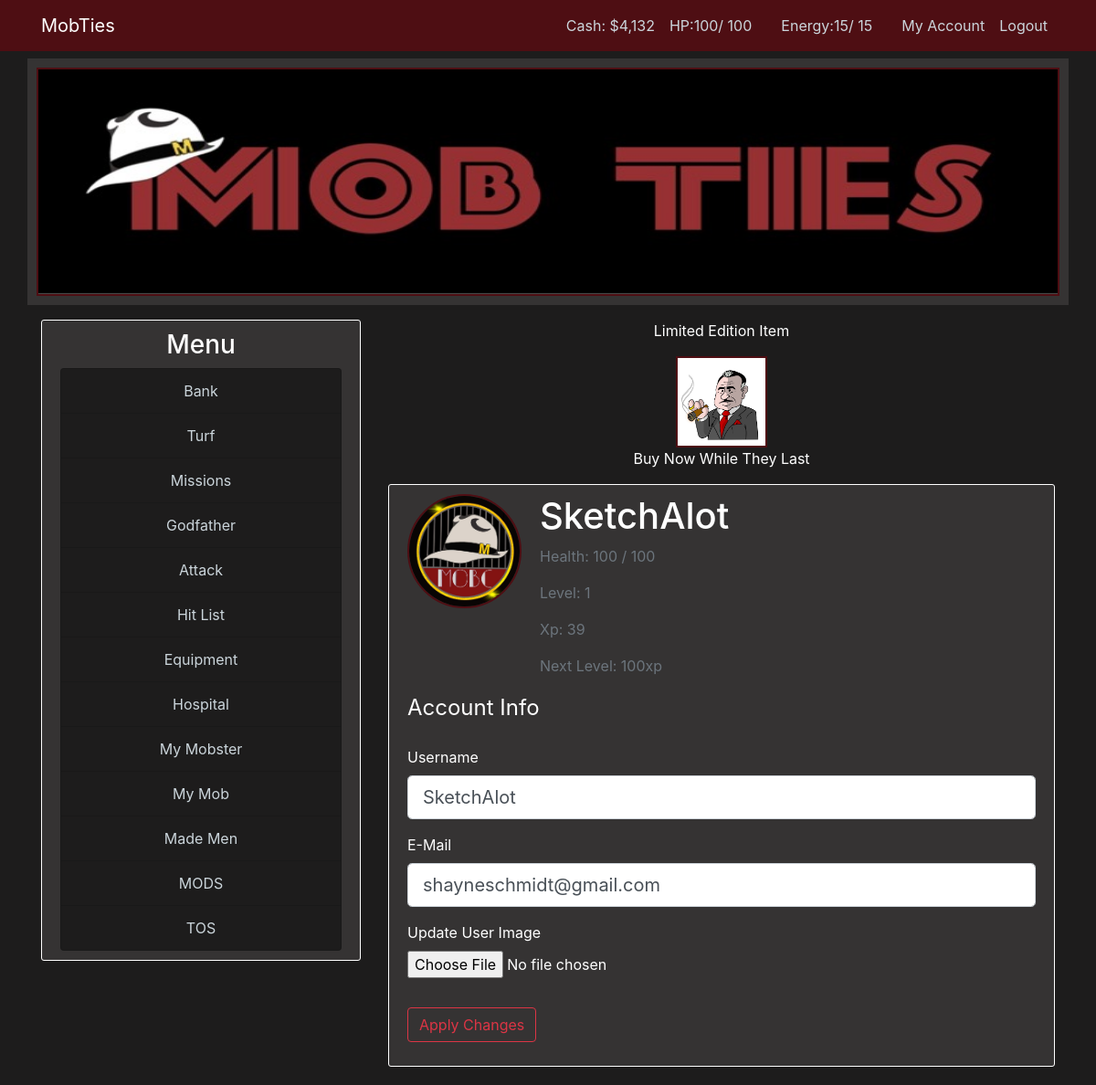
The page /account (signed in) on the database its author committed.
### mobster/models.py (models this page shows, shortened)
class User(db.Model, UserMixin):
    id = db.Column(db.Integer, primary_key=True)
    username = db.Column(db.String(22), unique=True, nullable=False)
    email = db.Column(db.String(120), unique=True, nullable=False)
    image_file = db.Column(db.String(20), nullable=False, default='default.jpg')
    password = db.Column(db.String(60), nullable=False)
    cash_on_hand = db.Column(db.Integer, default=0)
    cash_in_bank = db.Column(db.Integer, default=0)
    posts = db.relationship('Post', backref='author', lazy=True)
    items = db.relationship('User_Items', lazy=True)
    turf = db.relationship('User_Turf', lazy=True)
    stats = db.relationship('User_Stats', uselist=False)

class User_Stats(db.Model):
    id = db.Column(db.Integer, primary_key=True)
    user_level = db.Column(db.Integer, nullable=False, default=1)
    user_current_health = db.Column(db.Integer, default=100)
    user_max_health = db.Column(db.Integer, default=100)
    user_in_icu = db.Column(db.Boolean, default=False)
    user_health_thread_running = db.Column(db.Boolean, default=False)
    user_current_energy = db.Column(db.Integer, default=10)
    user_max_energy = db.Column(db.Integer, default=10)
    user_energy_thread_running = db.Column(db.Boolean, default=False)
    user_current_stamina = db.Column(db.Integer, default=10)
    user_max_stamina = db.Column(db.Integer, default=10)
    user_stamina_thread_running = db.Column(db.Boolean, default=False)
    user_experience = db.Column(db.Integer, nullable=False, default=0)
    user_total_income = db.Column(db.Integer, default=0)
    user_current_mission_id = db.Column(db.Integer, default=1)
    user_current_mission_stage = db.Column(db.Integer, default=1)
    user_on_hitlist = db.Column(db.Boolean, default=False)
    user_current_bounty = db.Column(db.Integer, default=0)
    experience_to_level_up = db.Column(db.Integer, nullable=False, default=100)
    user_id = db.Column(db.Integer, db.ForeignKey('user.id'), nullable=False)

### mobster/routes.py (the view)
@app.route("/account", methods=['GET', 'POST'])
@login_required
def account():
    form = UpdateAccountForm()
    if form.validate_on_submit():
        if form.user_img.data:
            img_file = save_user_img(form.user_img.data)
            current_user.image_file = img_file
        current_user.username = form.username.data
        current_user.email = form.email.data
        db.session.commit()
        flash('Your account info has been updated!', 'danger')
        return redirect(url_for('account'))
    elif request.method == 'GET':
        form.username.data = current_user.username
        form.email.data = current_user.email
    image_file = url_for('static', filename=f'images/{current_user.image_file}')
    return render_template('account.html', title='Account', image_file=image_file, form=form)

### mobster/forms.py (shortened to what this page needs)
class UpdateAccountForm(FlaskForm):
    username = StringField('Username', validators=[DataRequired(), Length(min=3, max=22)])
    email = StringField('E-Mail', validators=[DataRequired(), Email()])
    user_img = FileField('Update User Image', validators=[FileAllowed(['jpg', 'JPG', 'jpeg', 'JPEG', 'png', 'bmp', 'heic'])])
    submit = SubmitField('Apply Changes')

### mobster/models.py (called while the page is built)
@login_manager.user_loader
def load_user(user_id):
    return User.query.get(int(user_id))

### mobster/templates/account.html (shortened to what this page needs)
{% extends "layout.html" %}
{% block body %}
    <div class="content-section">
        <div class="media">
            <img src="{{ image_file }}" alt="Account_Img" class="rounded-circle account-img">
            <div class="media-body">
                <h6 class="account-heading">{{ current_user.username }}</h6>
                <p class="text-secondary">Health: {{ current_user.stats.user_current_health }} / {{ current_user.stats.user_max_health }}</p>
                <p class="text-secondary">Level: {{ current_user.stats.user_level }}</p>
                <p class="text-secondary">Xp: {{ current_user.stats.user_experience }}</p>
                <p class="text-secondary">Next Level: {{ current_user.stats.experience_to_level_up }}xp</p>
            </div>
        </div>
        <form method="POST" action="" enctype="multipart/form-data">
            <fieldset class="form-group">
                <legend class="mb-4">Account Info</legend>
                <div class="form-group">
                    {{ form.username.label(class="form-control-label") }}
                    {% if form.username.errors %}
                        {{ form.username(class="form-control form-control-lg is-invalid") }}
                        <div class="invalid-feedback">
                            {% for error in form.username.errors %}
                                <span>{{ error }}</span>
                            {% endfor %}
                        </div>
                    {% else %}
                        {{ form.username(class="form-control form-control-lg") }}
                    {% endif %}
                </div>
                <div class="form-group">
                    {{ form.email.label(class="form-control-label") }}
                    {% if form.email.errors %}
                        {{ form.email(class="form-control form-control-lg is-invalid") }}
                        <div class="invalid-feedback">
                            {% for error in form.email.errors %}
                                <span>{{ error }}</span>
                            {% endfor %}
                        </div>
                    {% else %}
                        {{ form.email(class="form-control form-control-lg") }}
                    {% endif %}
                    </div>
                    <div class="form-group">
                        {{ form.user_img.label() }}
                        {{ form.user_img(class="form-control-file") }}
                    </div>
            </fieldset>
            <div class="form-group">
                {{ form.submit(class="btn btn-outline-danger")}}
            </div>
        </form>
    </div>
{% endblock body%}

### mobster/templates/layout.html (shortened to what this page needs)
<!DOCTYPE html>
<html>
	<head>
        <link rel="stylesheet" href="https://stackpath.bootstrapcdn.com/bootstrap/4.3.1/css/bootstrap.min.css">
		<link rel="stylesheet" type="text/css" href="{{ url_for('static', filename='main.css') }}">
	</head>
	<body>
        <header class="site-header">
            <nav class="navbar navbar-expand-md navbar-dark bg-dark-red fixed-top">
                <div class="container">
                    <a class="navbar-brand mr-4" href="/">MobTies</a>
                    <div class="collapse navbar-collapse" id="navbarToggle">
                        <div class="navbar-nav">
                            {% if current_user.is_authenticated %}
                            <a class="nav-item nav-link" href="#"><span hidden id="id">{{current_user.id}}</span></a>
                            <a class="nav-item nav-link" href="#"><span hidden id="username">{{current_user.username}}</span></a>
                                <a class="nav-item nav-link" href="{{ url_for('bank') }}">Cash: ${{ '{:,}'.format(current_user.cash_on_hand) }}</a>
                                <a class="nav-item nav-link" href="{{ url_for('hospital') }}">
                                    HP:<span id="current_health">{{ current_user.stats.user_current_health }}</span>/
                                    <span id="max_health">{{ current_user.stats.user_max_health }}</span></a>
                                <a class="nav-item nav-link" href="#"><span hidden id="health_clock">0</span></a>
                                <a class="nav-item nav-link" href="{{ url_for('hospital') }}">
                                    Energy:<span id="current_energy">{{ current_user.stats.user_current_energy }}</span>/
                                    <span id="max_energy">{{ current_user.stats.user_max_energy }}</span></a>
                                <a class="nav-item nav-link" href="#"><span hidden id="energy_clock">0</span></a>
                                <a class="nav-item nav-link" href="{{ url_for('account') }}">My Account</a>
                                <a class="nav-item nav-link" href="{{ url_for('logout') }}">Logout</a>
                            {% else %}
                                <a class="nav-item nav-link" href="{{ url_for('login') }}">Login</a>
                                <a class="nav-item nav-link" href="{{ url_for('register') }}">Register</a>
                            {% endif %}
                        </div>
                    </div>
                </div>
            </nav>
            <div class="container header-container header-img">
                <img src="{{url_for('static' ,filename='images/banner3.jpg')}}" width="100%" height="250px">
            </div>
        </header>
        <main role="main" class="container main-container">
            <div class="row">
                <div class="col-md-4">
                    <div class="content-section">
                        <h3 class='menu-text centered'>Menu</h3>
                        <ul class="list-group">
                            <li class="list-group-item list-group-item-dark centered sidebar-item"><a href="{{ url_for('bank') }}">Bank</a></li>
                            <li class="list-group-item list-group-item-dark centered sidebar-item"><a href="{{ url_for('turf') }}">Turf</a></li>
                            <li class="list-group-item list-group-item-dark centered sidebar-item"><a href="{{ url_for('missions') }}">Missions</a></li>
                            <li class="list-group-item list-group-item-dark centered sidebar-item"><a href="{{ url_for('godfather') }}">Godfather</a></li>
                            <li class="list-group-item list-group-item-dark centered sidebar-item"><a href="{{ url_for('attack') }}">Attack</a></li>
                            <li class="list-group-item list-group-item-dark centered sidebar-item"><a href="{{ url_for('hitlist') }}">Hit List</a></li>
                            <li class="list-group-item list-group-item-dark centered sidebar-item"><a href="{{ url_for('equipment') }}">Equipment</a></li>
                            <li class="list-group-item list-group-item-dark centered sidebar-item"><a href="{{ url_for('hospital') }}">Hospital</a></li>
                            <li class="list-group-item list-group-item-dark centered sidebar-item"><a href="{{ url_for('my_mobster', id=current_user.id) }}">My Mobster</a></li>
                            <li class="list-group-item list-group-item-dark centered sidebar-item"><a href="{{ url_for('my_mob') }}">My Mob</a></li>
                            <li class="list-group-item list-group-item-dark centered sidebar-item"><a href="{{ url_for('made_men') }}">Made Men</a></li>
                            <li class="list-group-item list-group-item-dark centered sidebar-item"><a href="{{ url_for('mods') }}">MODS</a></li>
                            <li class="list-group-item list-group-item-dark centered sidebar-item"><a href="{{ url_for('tos') }}">TOS</a></li>
                        </ul>
                    </div>
                </div>
                <div class="col-md-8">
                    <div class="header centered">
                        <p>Limited Edition Item</p>
                        <img src="{{url_for('static', filename='images/godfather.jpg')}}" width="100" height="100">
                        <p>Buy Now While They Last</p>
                    </div>
                    {% block body %}{% endblock %}
                </div>
	</body>
</html>

### mobster/static/main.css (style rules this page uses)
body { background: #1d1c1c; color: #ffffff; margin-top: 4rem; }
h1, h2, h3, h4, h5 { color: #444444; }
.bg-dark-red { background-color: #4e0e13; }
.centered { text-align: center; }
.menu-text { color: #ffffff; }
.sidebar-item { background-color: #1d1c1c; }
.site-header .navbar-nav .nav-link, .sidebar-item a { color: #cbd5db; }
.content-section { background: #353333; padding: 10px 20px; border: 1px solid #FFFFFF; border-radius: 3px; margin-bottom: 20px; }
.account-img { height: 125px; width: 125px; margin-right: 20px; margin-bottom: 16px; }
.account-heading { font-size: 2.5rem; }
h3 { color: #4e0e13; }
.header-img { background: #353333; padding: 10px 10px; text-align: center; width: 100%; }
.header-container { margin-bottom: 1rem; }
img { border: 2px solid #4e0e13 }

### rows shown on the page
User: cash_on_hand "4,132", username "SketchAlot", email "shayneschmidt@gmail.com"
User_Stats: stats.user_current_health "100", stats.user_max_health "100", stats.user_current_energy "15", stats.user_max_energy "15", stats.user_level "1", stats.user_experience "39", stats.experience_to_level_up "100"
